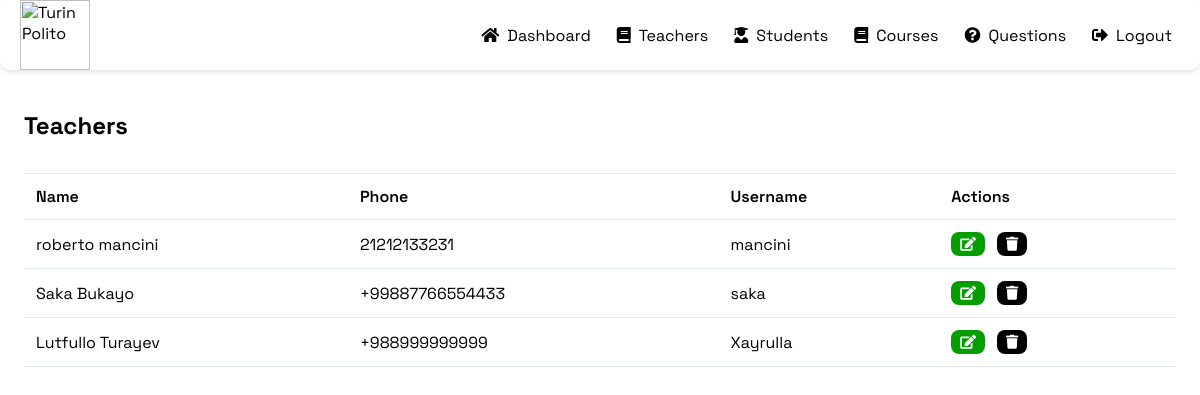
Screenshot of /admin-view-teacher (signed in) with the database file from the repository.
### teachers/models.py (models this page shows, shortened)
class Teacher(models.Model):
    user = models.OneToOneField(User, on_delete=models.CASCADE)
    profile_pic = models.ImageField(upload_to='profile_pics/Teachers/',null=True, blank=True)
    mobile = models.CharField(max_length=20, null=False)
    status = models.BooleanField(default=False)
    salary = models.PositiveIntegerField(null=True)
    @property
    def get_name(self):
        return self.user.first_name + ' ' + self.user.last_name
    @property
    def username(self):
        return self.user.username

### exams/views.py (the view)
# urls.py: path('admin-view-teacher', views.admin_view_teacher_view, name='admin-view-teacher'),
@login_required(login_url='adminlogin')
def admin_view_teacher_view(request):
    teachers = TMODEL.Teacher.objects.all().filter(status=True)
    return render(request, 'exams/admin_view_teacher.html', {'teachers': teachers})

### templates/exams/admin_view_teacher.html (shortened to what this page needs)
{% extends 'exams/adminbase.html' %}
{% load widget_tweaks %}
{% load static %}
{% block content %}
<link rel="stylesheet" type="text/css" href="{% static 'css/admin_view_student.css' %}">
<div class="content-wrapper">
    <div class="content-header">
        <h1 class="title">Teachers</h1>
    </div>
    <div class="table-container">
        <table>
            <thead>
                <tr>
                    <th>Name</th>
                    <th>Phone</th>
                    <th>Username</th>
                    <th>Actions</th>
                </tr>
            </thead>
            <tbody>
                {% for t in teachers %}
                <tr>
                    <td>{{t.get_name}}</td>
                    <td>{{t.mobile}}</td>
                    <td>{{t.username}}</td>
                    <td class="actions">
                        <a class="btn-edit" href="{% url 'update-teacher' t.id  %}">
                            <small class="fas fa-edit"></small>
                        </a>
                        <a class="btn-delete" href="{% url 'delete-teacher' t.id  %}">
                            <small class="fas fa-trash"></small>
                        </a>
                    </td>
                </tr>
                {% empty %}
                <tr>
                    <td colspan="5">There are no teacher yet.</td>
                </tr>
                {% endfor %}
        </table>
    </div>
</div>
{% endblock %}

### static/css/adminbase.css (style rules this page uses)
body { font-family: 'Space Grotesk', sans-serif; margin: 0; padding: 0; }

### static/css/admin_view_student.css (style rules this page uses)
.content-wrapper { padding: 24px; }
.content-header { display: flex; justify-content: space-between; align-items: center; gap: 16px; }
.title { font-size: 24px; font-weight: bold; }
.table-container { margin-top: 16px; border-top: 1px solid #e2e8f0; overflow: auto; }
table { width: 100%; text-align: left; border-collapse: collapse; }
th, td { padding: 12px; border-bottom: 1px solid #e2e8f0; }
th { font-weight: 600; color: #000000; }
.actions a { display: inline-block; margin-right: 8px; padding: 5px 9px; text-align: center; text-decoration: none; color: #fff; border-radius: 8px; cursor: grab; }
.btn-edit { background-color: rgb(5, 158, 0); }
.btn-delete { background-color: #000000; }
.actions a small { font-size: 0.875em; }

### rows the page displays
Teacher: get_name "roberto mancini", mobile "21212133231", username "mancini"
Teacher: get_name "Saka Bukayo", mobile "+99887766554433", username "saka"
Teacher: get_name "Lutfullo Turayev", mobile "+988999999999", username "Xayrulla"
